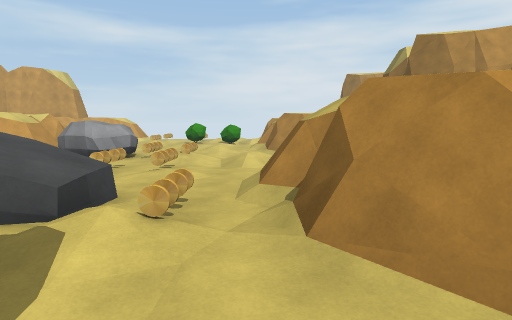
[1] (above)

17 first-person views from a walk through a 3-D level made in the Unity game engine. The camera is 1.4 m above the floor, tilts 6° down and sees 75° across. The floor is counted in squares, 2 m on a side. Each view is taken from the middle of a square. On the plan, view 1 faces up. The plan holds only what a view shows up to about 10 squares ahead; the rest is blank. The place goes on beyond the plan. The player character is not drawn.

[2]
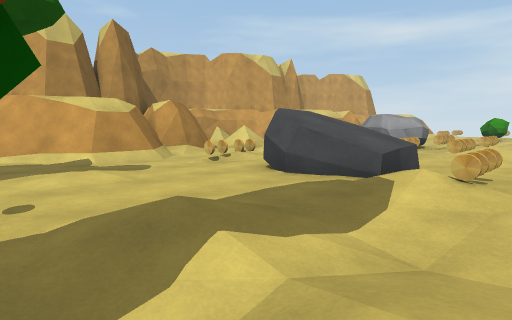

[3]
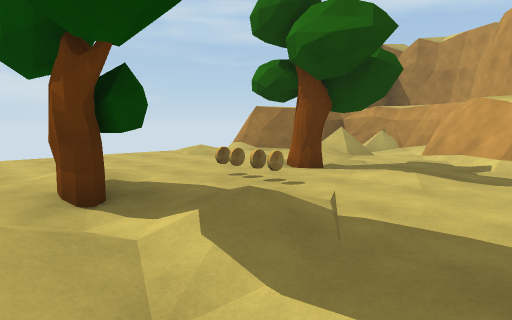

[4]
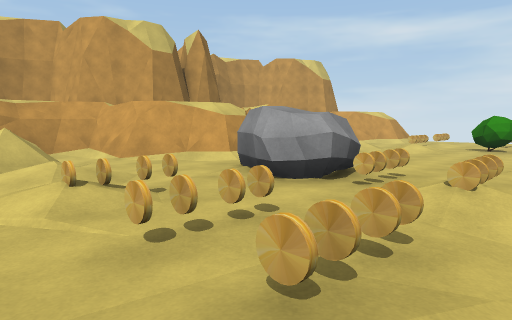

[5]
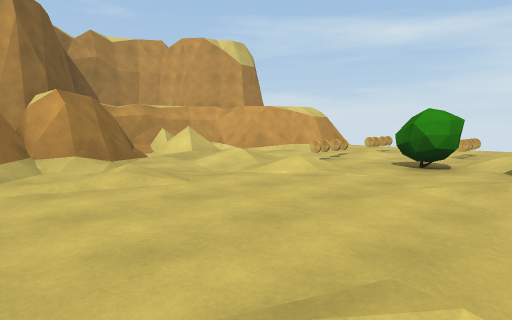

[6]
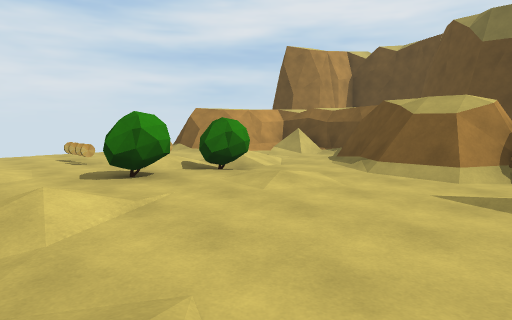

[7]
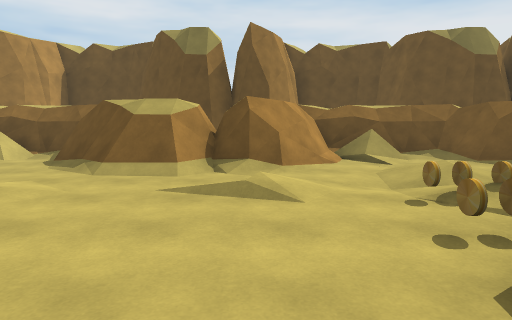

[8]
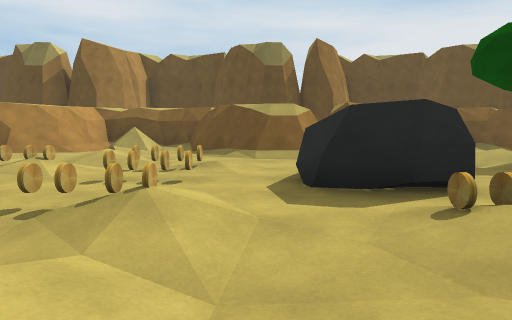

[9]
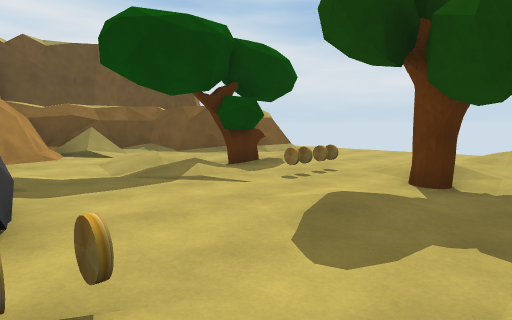

[10]
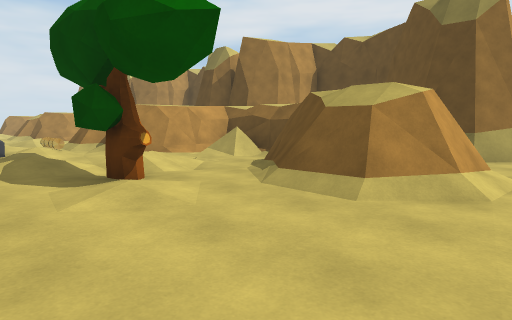

[11]
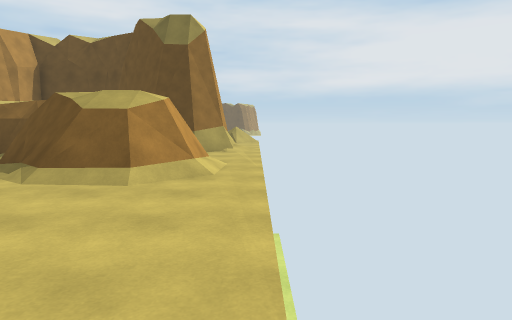

[12]
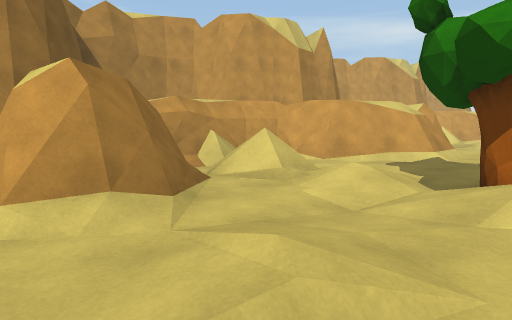

[13]
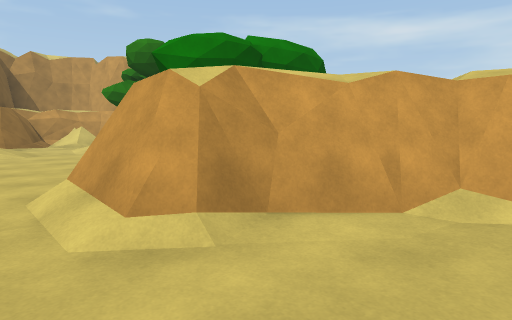

[14]
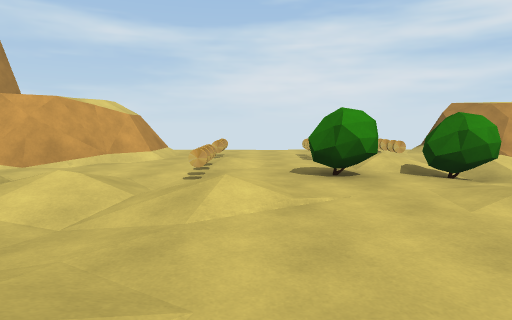

[15]
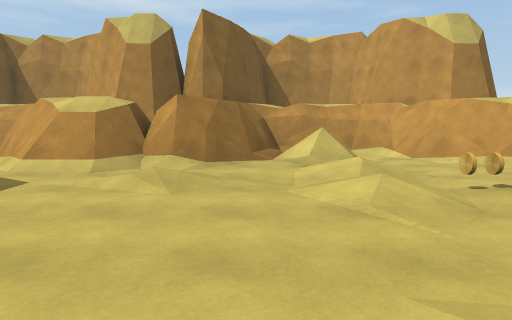

[16]
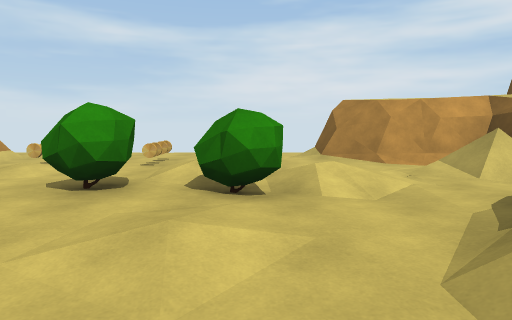

[17]
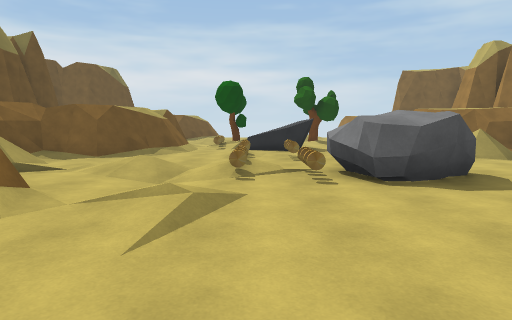

### Floor plan
Key: @ floor where view 1 was taken; # wall or solid block; . main floor; : floor 0.25 m higher than the main floor; - floor 0.25 m lower than the main floor; / step, stairs or slope; = window, fence, low wall or low ledge; ^ raised ledge; C coin; R rock; T tree; B bush; O other object.
Columns run from 10 left of view 1 to 6 right of it. Each row starts with its distance up from view 1.
 20    ...... =#
 19    #/O.O.O.##
 18    #/O.C.O./##
 17  ###..../././#
 16  ##..C.B.B/./#
 15  #-//C......##
 14  #///./....##
 13  ##/.-....##
 12  ###.:....##
 11   ##/....//#
 10   ##/..C...###
  9   ##/RRCC/../#
  8  ##/..R.C-:./#
  7  #...-CCC--./#
  6  #///.CCC..###
  5  #/.--....##
  4  ###.C.RRC##
  3   ##.C.RRC.#
  2    #/......###
  1   ##/....--./#
  0  ##/....:.@./#
 -1  #/.-T.C.T/..#
 -2 ^^//://C.T./###
 -3  #//-/..../####
 -4  ###....../##.##
 -5    #.:.....##..##
 -6    #............

Positions as (right, up) in squares from view 1, and headings:
1: (0, 0), facing up
2: (0, -1), facing up-left
3: (0, 2), facing down-left
4: (-1, 5), facing up-left
5: (-1, 10), facing up-left
6: (-5, 11), facing up-right
7: (-5, 11), facing right
8: (-7, 5), facing right
9: (-6, 3), facing down-right
10: (-3, -6), facing up-right
11: (-4, -6), facing right
12: (-4, -6), facing up-left
13: (4, -6), facing up-left
14: (-4, 11), facing up
15: (-1, 13), facing left
16: (-1, 12), facing up
17: (-2, 14), facing down
